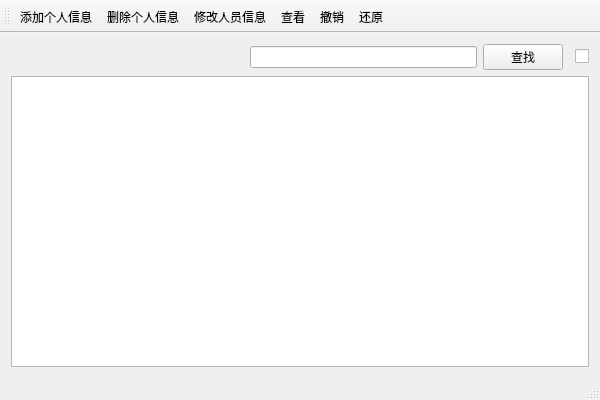
<?xml version="1.0" encoding="UTF-8"?>
<ui version="4.0">
 <class>PersonManageClass</class>
 <widget class="QMainWindow" name="PersonManageClass">
  <property name="geometry">
   <rect>
    <x>0</x>
    <y>0</y>
    <width>600</width>
    <height>400</height>
   </rect>
  </property>
  <property name="windowTitle">
   <string>简单人事管理</string>
  </property>
  <widget class="QWidget" name="centralWidget">
   <layout class="QGridLayout" name="gridLayout">
    <item row="0" column="5">
     <widget class="QCheckBox" name="isSearch">
      <property name="enabled">
       <bool>true</bool>
      </property>
      <property name="tabletTracking">
       <bool>false</bool>
      </property>
      <property name="acceptDrops">
       <bool>false</bool>
      </property>
      <property name="autoFillBackground">
       <bool>false</bool>
      </property>
      <property name="text">
       <string/>
      </property>
      <property name="checkable">
       <bool>true</bool>
      </property>
      <property name="checked">
       <bool>false</bool>
      </property>
      <property name="tristate">
       <bool>false</bool>
      </property>
     </widget>
    </item>
    <item row="0" column="3">
     <widget class="QPushButton" name="search">
      <property name="text">
       <string>查找</string>
      </property>
     </widget>
    </item>
    <item row="0" column="2">
     <widget class="QLineEdit" name="searchCondition"/>
    </item>
    <item row="0" column="0">
     <spacer name="horizontalSpacer">
      <property name="orientation">
       <enum>Qt::Orientation::Horizontal</enum>
      </property>
      <property name="sizeHint" stdset="0">
       <size>
        <width>40</width>
        <height>20</height>
       </size>
      </property>
     </spacer>
    </item>
    <item row="2" column="0" colspan="6">
     <widget class="QTableView" name="tableView">
      <property name="editTriggers">
       <set>QAbstractItemView::EditTrigger::NoEditTriggers</set>
      </property>
     </widget>
    </item>
   </layout>
  </widget>
  <widget class="QStatusBar" name="statusBar"/>
  <widget class="QToolBar" name="toolBar">
   <property name="windowTitle">
    <string>toolBar</string>
   </property>
   <attribute name="toolBarArea">
    <enum>TopToolBarArea</enum>
   </attribute>
   <attribute name="toolBarBreak">
    <bool>false</bool>
   </attribute>
   <addaction name="addpersonnel"/>
   <addaction name="deletePersonnel"/>
   <addaction name="editPersonnel"/>
   <addaction name="view"/>
   <addaction name="Undo"/>
   <addaction name="Redo"/>
  </widget>
  <action name="addpersonnel">
   <property name="icon">
    <iconset theme="contact-new"/>
   </property>
   <property name="text">
    <string>添加个人信息</string>
   </property>
   <property name="toolTip">
    <string>添加个人信息</string>
   </property>
   <property name="menuRole">
    <enum>QAction::MenuRole::NoRole</enum>
   </property>
  </action>
  <action name="deletePersonnel">
   <property name="icon">
    <iconset theme="application-exit"/>
   </property>
   <property name="text">
    <string>删除个人信息</string>
   </property>
   <property name="toolTip">
    <string>删除个人信息</string>
   </property>
   <property name="menuRole">
    <enum>QAction::MenuRole::NoRole</enum>
   </property>
  </action>
  <action name="editPersonnel">
   <property name="icon">
    <iconset theme="document-save-as"/>
   </property>
   <property name="text">
    <string>修改人员信息</string>
   </property>
   <property name="toolTip">
    <string>修改人员信息</string>
   </property>
   <property name="menuRole">
    <enum>QAction::MenuRole::NoRole</enum>
   </property>
  </action>
  <action name="Undo">
   <property name="icon">
    <iconset theme="document-revert"/>
   </property>
   <property name="text">
    <string>撤销</string>
   </property>
   <property name="toolTip">
    <string>撤销</string>
   </property>
   <property name="menuRole">
    <enum>QAction::MenuRole::NoRole</enum>
   </property>
  </action>
  <action name="Redo">
   <property name="icon">
    <iconset theme="edit-redo"/>
   </property>
   <property name="text">
    <string>还原</string>
   </property>
   <property name="toolTip">
    <string>还原</string>
   </property>
   <property name="menuRole">
    <enum>QAction::MenuRole::NoRole</enum>
   </property>
  </action>
  <action name="view">
   <property name="icon">
    <iconset theme="dialog-error"/>
   </property>
   <property name="text">
    <string>查看</string>
   </property>
   <property name="toolTip">
    <string>查看</string>
   </property>
   <property name="menuRole">
    <enum>QAction::MenuRole::NoRole</enum>
   </property>
  </action>
 </widget>
 <layoutdefault spacing="6" margin="11"/>
 <resources>
  <include location="PersonManage.qrc"/>
 </resources>
 <connections/>
</ui>
